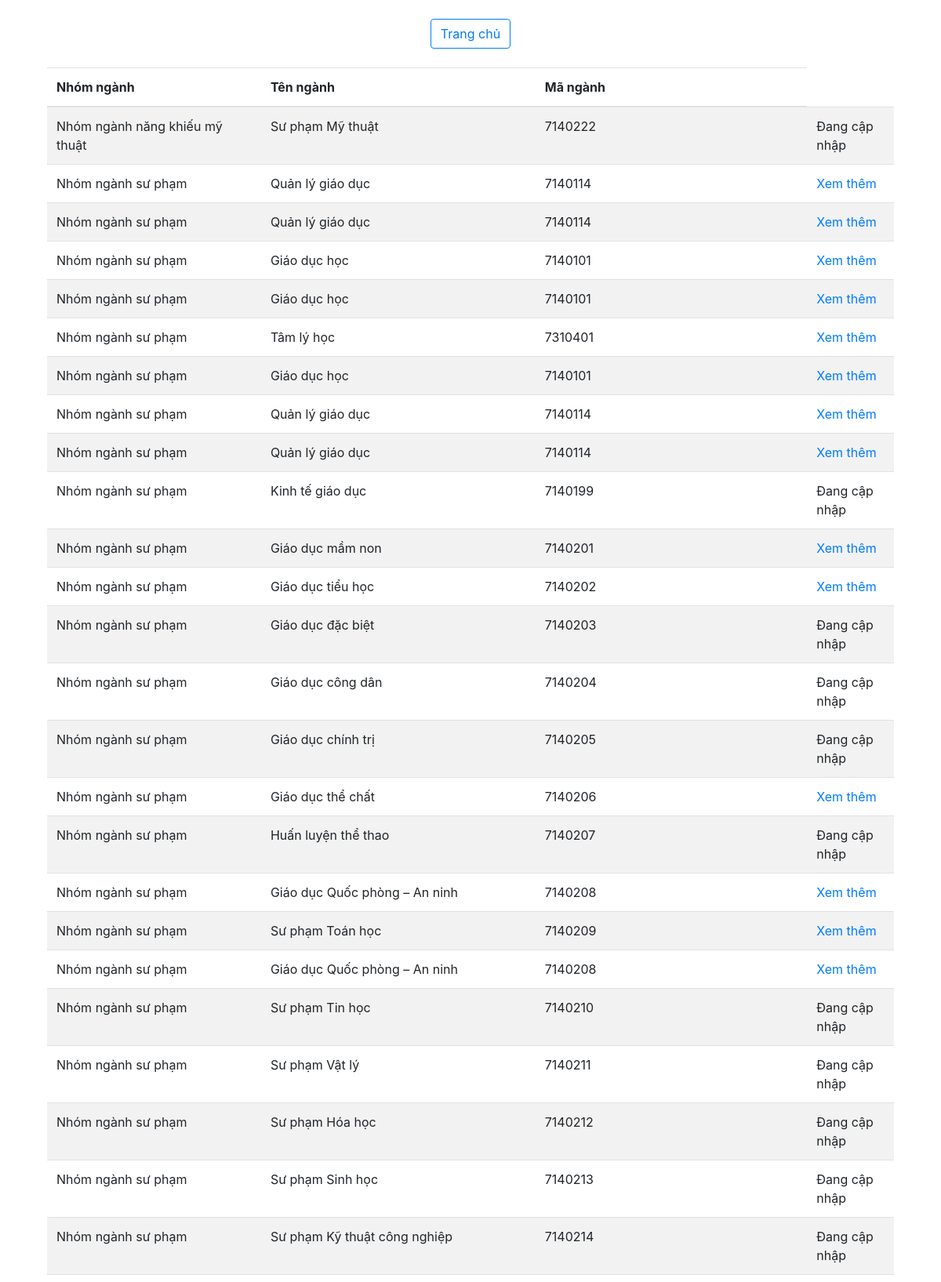
/admin/addeduEye.php (upper part), run on the app's committed database.
### tables this page shows
CREATE TABLE `nhomnganh` (
  `idnhomnganh` varchar(500) NOT NULL,
  `tennganh` varchar(500) NOT NULL,
  `manganh` varchar(500) NOT NULL,
  `diemvao` varchar(500) NOT NULL,
  `holland` varchar(500) NOT NULL
);

### admin/addeduEye.php (the view, shortened to what this page needs)
<?php
include '../config.php';
?>
<!doctype html>
<html lang="en">
  <head>
    <link rel="stylesheet" href="https://stackpath.bootstrapcdn.com/bootstrap/4.3.1/css/bootstrap.min.css">
  </head>
  <body>
<br>
<center>
<button class="btn btn-outline-primary"><a href="../index1.php?id=<?php echo $idkhach;?>" class="">Trang chủ</a></button>
</center>
<br>
<div class="container">
    <div class="container">
    <table class="table table-striped">
                        <thead>
                          <tr>
                            <th>Nhóm ngành</th>
                            <th>Tên ngành</th>
                            <th>Mã ngành</th>
                          </tr>
                        </thead>
                        <tbody class="">
                            <?php
                                $query18=mysqli_query($conn,"select * from nhomnganh");
                                while($row18=mysqli_fetch_array($query18)){
                            ?>
                        <tr>
                            <td>
                                <?php
                                    $b = $row18['idnhomnganh'];
                                    if ($b == 'edu'){
                                        echo 'Nhóm ngành sư phạm';
                                    } else if ($b == 'art'){
                                        echo 'Nhóm ngành năng khiếu mỹ thuật';
                                    }  else if ($b == 'mu'){
                                        echo 'Nhóm ngành năng khiếu âm nhạc';
                                    } else if ($b == 'bd'){
                                        echo 'Nhóm ngành năng khiếu biểu diễn';
                                    } else if ($b == 'nn'){
                                        echo 'Nhóm ngành ngôn ngữ';
                                    } else if ($b =='kt'){
                                        echo 'Nhóm ngành kinh tế';
                                    } else if ($b =='ctri'){
                                        echo 'Nhóm ngành chính trị';
                                    } else if ($b =='tt'){
                                        echo 'Nhóm ngành truyền thông';
                                    } else if ($b =='qly'){
                                        echo 'Nhóm ngành quản lý - lưu trữ thông tin';
                                    } else if ($b =='luat'){
                                        echo 'Nhóm ngành luật';
                                    } else if ($b =='sinh'){
                                        echo 'Nhóm ngành công nghệ sinh học và ứng dụng';
                                    } else if ($b =='khoa'){
                                        echo 'Nhóm ngành Khoa học môi trường và thiên nhiên';
                                    } else if ($b =='toan'){
                                        echo 'Nhóm ngành Toán học và ứng dụng';
                                    } else if ($b =='cntt'){
                                        echo 'Nhóm ngành công nghệ thông tin';
                                    } else if ($b=='kien'){
                                        echo 'Nhóm ngành xây dựng và kiến trúc';
                                    } else if($b=='yte'){
                                        echo 'Nhóm ngành y tế';
                                    } else if ($b =='dulich'){
                                        echo 'Nhóm ngành vận tải du lịch';
                                    } else if($b=='coan'){
                                        echo 'Nhóm ngành đào tạo công an và quân đội';
                                    } else {
                                        echo 'Nhóm ngành thế dục thể thao';
                                    }
                                ?>
                            </td>
                            <td><?php echo $row18['tennganh']; ?></td>
                            <td><?php echo $row18['manganh']; ?></td>
<td><?php
$manganhnganh = $row18['manganh'];
$query111=mysqli_query($conn,"select * from gioithieu where manganh='$manganhnganh'");
$row111 =mysqli_fetch_array($query111);
if (isset($row111['gtmot'])){
    echo  '<a href="../chitietnganh.php?id=&mg='.$manganhnganh.'">Xem thêm</a>';
}
else {
    echo 'Đang cập nhập';
}
?></td>
                        </tr>
                        <?php  }?>
                        </tbody>
                    </table>
    </div>
</div>
  </body>
</html>

### data on the page
nhomnganh: idnhomnganh "Nhóm ngành năng khiếu mỹ thuật", tennganh "Sư phạm Mỹ thuật", manganh "7140222", shows "Đang cập nhập"
nhomnganh: idnhomnganh "Nhóm ngành sư phạm", tennganh "Quản lý giáo dục", manganh "7140114"
nhomnganh: idnhomnganh "Nhóm ngành sư phạm", tennganh "Quản lý giáo dục", manganh "7140114"
nhomnganh: idnhomnganh "Nhóm ngành sư phạm", tennganh "Giáo dục học", manganh "7140101"
nhomnganh: idnhomnganh "Nhóm ngành sư phạm", tennganh "Giáo dục học", manganh "7140101"
nhomnganh: idnhomnganh "Nhóm ngành sư phạm", tennganh "Tâm lý học", manganh "7310401"
nhomnganh: idnhomnganh "Nhóm ngành sư phạm", tennganh "Giáo dục học", manganh "7140101"
nhomnganh: idnhomnganh "Nhóm ngành sư phạm", tennganh "Quản lý giáo dục", manganh "7140114"
nhomnganh: idnhomnganh "Nhóm ngành sư phạm", tennganh "Quản lý giáo dục", manganh "7140114"
nhomnganh: idnhomnganh "Nhóm ngành sư phạm", tennganh "Kinh tế giáo dục", manganh "7140199", shows "Đang cập nhập"
nhomnganh: idnhomnganh "Nhóm ngành sư phạm", tennganh "Giáo dục mầm non", manganh "7140201"
nhomnganh: idnhomnganh "Nhóm ngành sư phạm", tennganh "Giáo dục tiểu học", manganh "7140202"
nhomnganh: idnhomnganh "Nhóm ngành sư phạm", tennganh "Giáo dục đặc biệt", manganh "7140203", shows "Đang cập nhập"
nhomnganh: idnhomnganh "Nhóm ngành sư phạm", tennganh "Giáo dục công dân", manganh "7140204", shows "Đang cập nhập"
nhomnganh: idnhomnganh "Nhóm ngành sư phạm", tennganh "Giáo dục chính trị", manganh "7140205", shows "Đang cập nhập"
nhomnganh: idnhomnganh "Nhóm ngành sư phạm", tennganh "Giáo dục thể chất", manganh "7140206"
nhomnganh: idnhomnganh "Nhóm ngành sư phạm", tennganh "Huấn luyện thể thao", manganh "7140207", shows "Đang cập nhập"
nhomnganh: idnhomnganh "Nhóm ngành sư phạm", tennganh "Giáo dục Quốc phòng – An ninh", manganh "7140208"
nhomnganh: idnhomnganh "Nhóm ngành sư phạm", tennganh "Sư phạm Toán học", manganh "7140209"
nhomnganh: idnhomnganh "Nhóm ngành sư phạm", tennganh "Giáo dục Quốc phòng – An ninh", manganh "7140208"
nhomnganh: idnhomnganh "Nhóm ngành sư phạm", tennganh "Sư phạm Tin học", manganh "7140210", shows "Đang cập nhập"
nhomnganh: idnhomnganh "Nhóm ngành sư phạm", tennganh "Sư phạm Vật lý", manganh "7140211", shows "Đang cập nhập"
nhomnganh: idnhomnganh "Nhóm ngành sư phạm", tennganh "Sư phạm Hóa học", manganh "7140212", shows "Đang cập nhập"
nhomnganh: idnhomnganh "Nhóm ngành sư phạm", tennganh "Sư phạm Sinh học", manganh "7140213", shows "Đang cập nhập"
nhomnganh: idnhomnganh "Nhóm ngành sư phạm", tennganh "Sư phạm Kỹ thuật công nghiệp", manganh "7140214", shows "Đang cập nhập"
